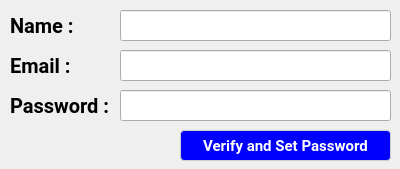
<?xml version="1.0" encoding="UTF-8"?>
<ui version="4.0">
 <class>firstlogins</class>
 <widget class="QDialog" name="firstlogins">
  <property name="geometry">
   <rect>
    <x>0</x>
    <y>0</y>
    <width>400</width>
    <height>169</height>
   </rect>
  </property>
  <property name="windowTitle">
   <string>Student Login</string>
  </property>
  <property name="windowIcon">
   <iconset resource="resources.qrc">
    <normaloff>:/logo/1.png</normaloff>:/logo/1.png</iconset>
  </property>
  <property name="styleSheet">
   <string notr="true">QWidget {
    background: qlineargradient(
        x1:0, y1:0, x2:0, y2:1,
        stop:0 #EEF2FF,   /* Very light blue */
        stop:1 #E0E7FF    /* Soft educational purple */
    );
    font-family: Segoe UI, Roboto, Arial;
}</string>
  </property>
  <widget class="QLineEdit" name="password">
   <property name="geometry">
    <rect>
     <x>120</x>
     <y>90</y>
     <width>271</width>
     <height>31</height>
    </rect>
   </property>
  </widget>
  <widget class="QLineEdit" name="email">
   <property name="geometry">
    <rect>
     <x>120</x>
     <y>50</y>
     <width>271</width>
     <height>31</height>
    </rect>
   </property>
  </widget>
  <widget class="QLineEdit" name="name">
   <property name="geometry">
    <rect>
     <x>120</x>
     <y>10</y>
     <width>271</width>
     <height>31</height>
    </rect>
   </property>
  </widget>
  <widget class="QLabel" name="label">
   <property name="geometry">
    <rect>
     <x>10</x>
     <y>50</y>
     <width>71</width>
     <height>31</height>
    </rect>
   </property>
   <property name="styleSheet">
    <string notr="true">QLabel {
    color: black;
	font-weight: bold;
    font-size: 20px;
    border-radius: 6px;
}</string>
   </property>
   <property name="text">
    <string>Email : </string>
   </property>
  </widget>
  <widget class="QPushButton" name="first">
   <property name="geometry">
    <rect>
     <x>180</x>
     <y>130</y>
     <width>211</width>
     <height>31</height>
    </rect>
   </property>
   <property name="styleSheet">
    <string notr="true">QPushButton {
    background-color: blue;
     color: white;
	font-weight: bold;
    padding: 6px 14px;
    font-size: 15px;
    border-radius: 4px;
    border: 1px solid #CCCCCC;
}

QPushButton:hover {
    background-color: #E5E5E5;
	color:black
}

QPushButton:pressed {
    background-color: #D4D4D4;
	color:black
}</string>
   </property>
   <property name="text">
    <string>Verify and Set Password</string>
   </property>
  </widget>
  <widget class="QLabel" name="label_3">
   <property name="geometry">
    <rect>
     <x>10</x>
     <y>10</y>
     <width>111</width>
     <height>31</height>
    </rect>
   </property>
   <property name="styleSheet">
    <string notr="true">QLabel {
    color: black;
	font-weight: bold;
    font-size: 20px;
    border-radius: 6px;
}</string>
   </property>
   <property name="text">
    <string>Name : </string>
   </property>
  </widget>
  <widget class="QLabel" name="label_2">
   <property name="geometry">
    <rect>
     <x>10</x>
     <y>90</y>
     <width>111</width>
     <height>31</height>
    </rect>
   </property>
   <property name="styleSheet">
    <string notr="true">QLabel {
    color: black;
	font-weight: bold;
    font-size: 20px;
    border-radius: 6px;
}</string>
   </property>
   <property name="text">
    <string>Password :</string>
   </property>
  </widget>
 </widget>
 <resources>
  <include location="resources.qrc"/>
 </resources>
 <connections/>
</ui>
